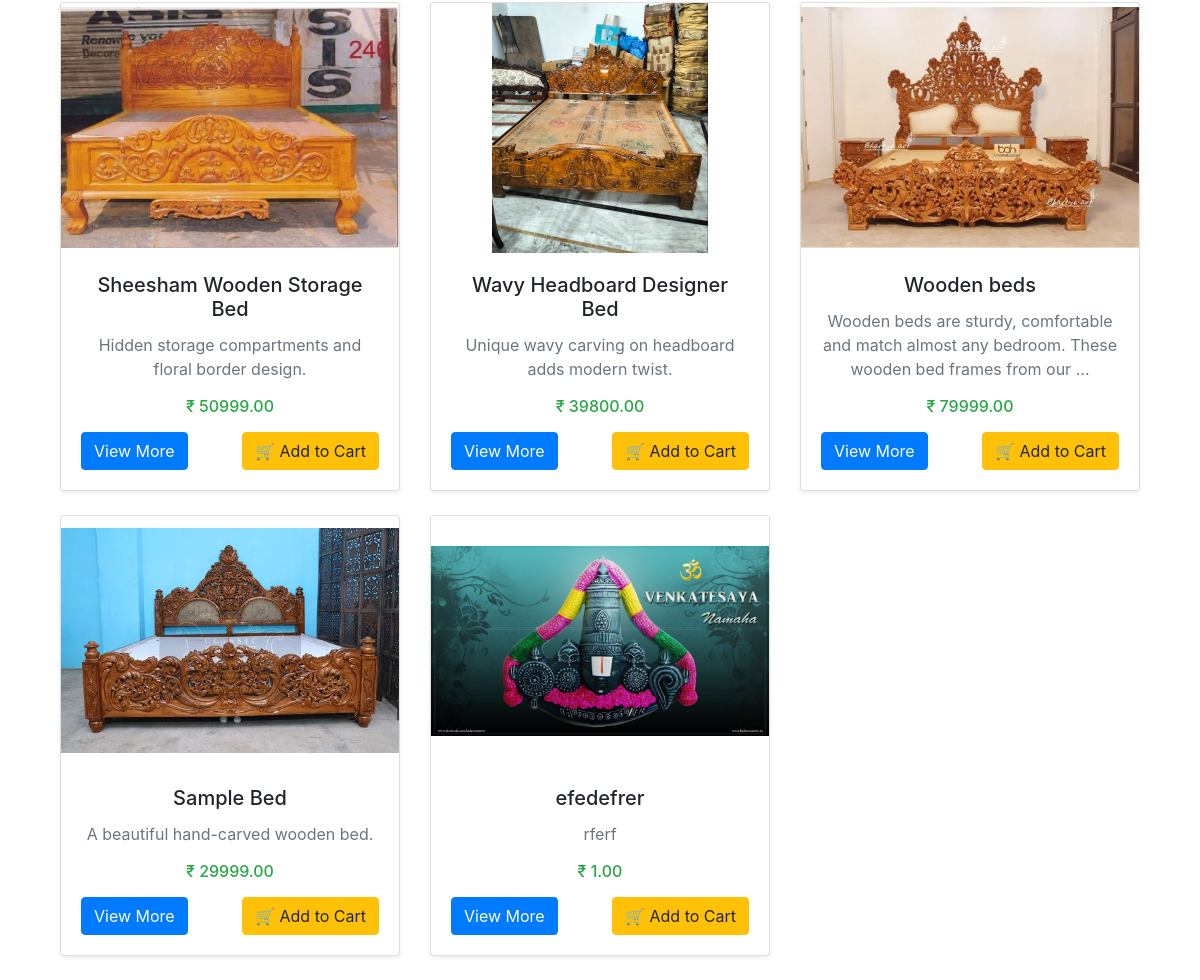
Page / (signed in, lower part) on the earlier database version.
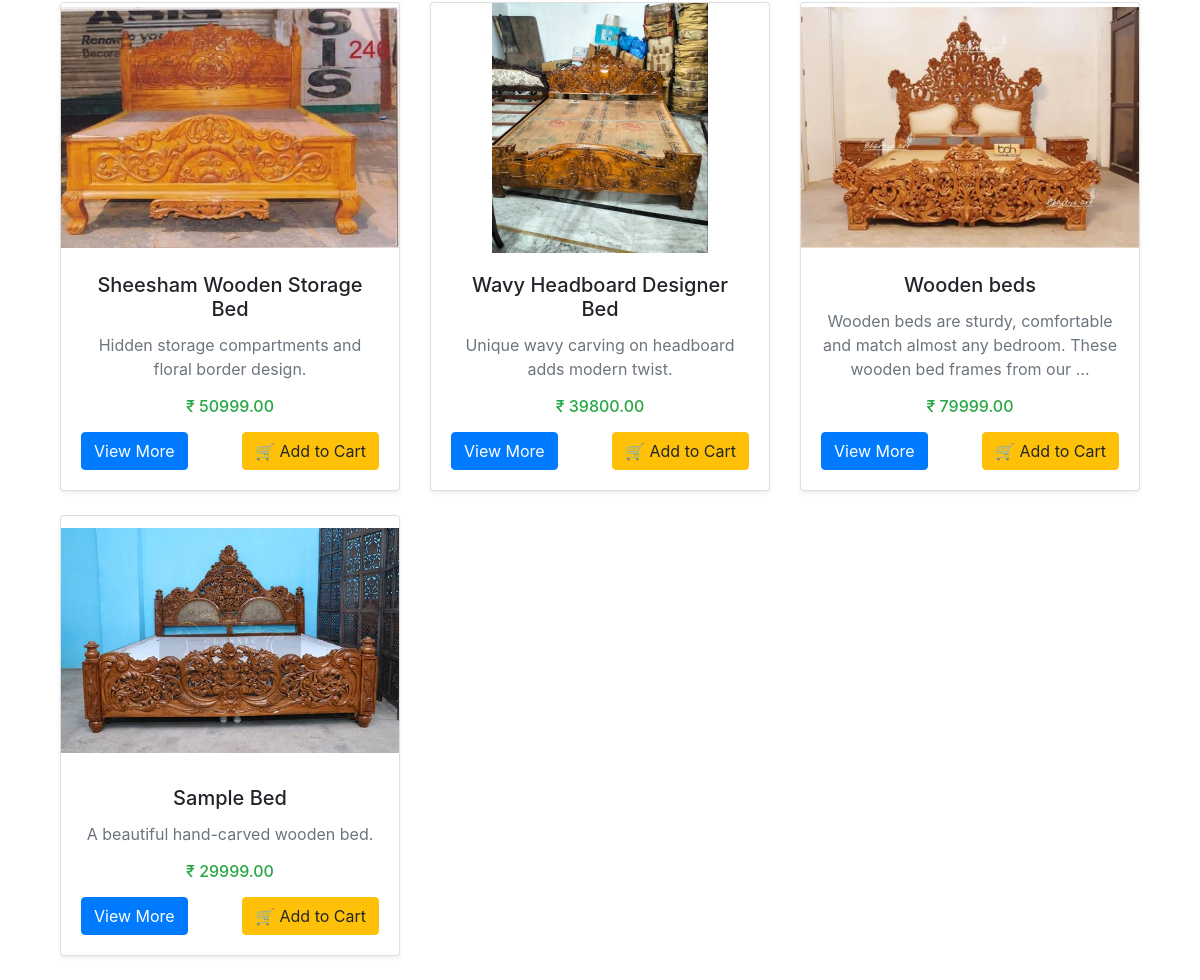
Same page on the later database version.
### storeapp/models.py (models this page shows, shortened)
class Product(models.Model):
    name = models.CharField(max_length=100)
    description = models.TextField()
    price = models.DecimalField(max_digits=10, decimal_places=2)
    image = models.ImageField(upload_to='product_images/')
    created_at = models.DateTimeField(auto_now_add=True)  # ✅ Add this line

### storeapp/views.py (the view)
# urls.py: 2. Add a URL to urlpatterns:  path('', views.home, name='home')
def home(request):
    products = Product.objects.all()
    return render(request, 'store/home.html', {'products': products})

### storeapp/templates/store/home.html (shortened to what this page needs)
<!DOCTYPE html>
<html lang="en">
<head>
    <link href="https://cdn.jsdelivr.net/npm/bootstrap@5.3.2/dist/css/bootstrap.min.css" rel="stylesheet">
</head>
<body>
{% extends 'base.html' %}
{% block content %}
<div class="container mt-5">
    <div class="row">
        {% for product in products %}
        <div class="col-md-4 mb-4">
            <div class="card h-100 shadow-sm">
                <img src="{{ product.image.url }}" class="card-img-top" alt="{{ product.name }}">
                <div class="card-body text-center">
                    <h5 class="card-title">{{ product.name }}</h5>
                    <p class="card-text text-muted">{{ product.description|truncatechars:100 }}</p>
                    <h6 class="text-success">₹ {{ product.price }}</h6>
                    <div class="d-flex justify-content-between">
                        <a href="{% url 'product_detail' product.pk %}" class="btn btn-primary mt-2">View More</a>
                        <a href="{% url 'add_to_cart' product.pk %}" class="btn btn-warning mt-2">🛒 Add to Cart</a>
                    </div>
                </div>
            </div>
        </div>
        {% empty %}
        <p class="text-center text-danger">No products available.</p>
        {% endfor %}
    </div>
</div>
{% endblock %}

Differences in the rows shown:
removed Product: image (picture), name "efedefrer", description "rferf", price "1.00"
